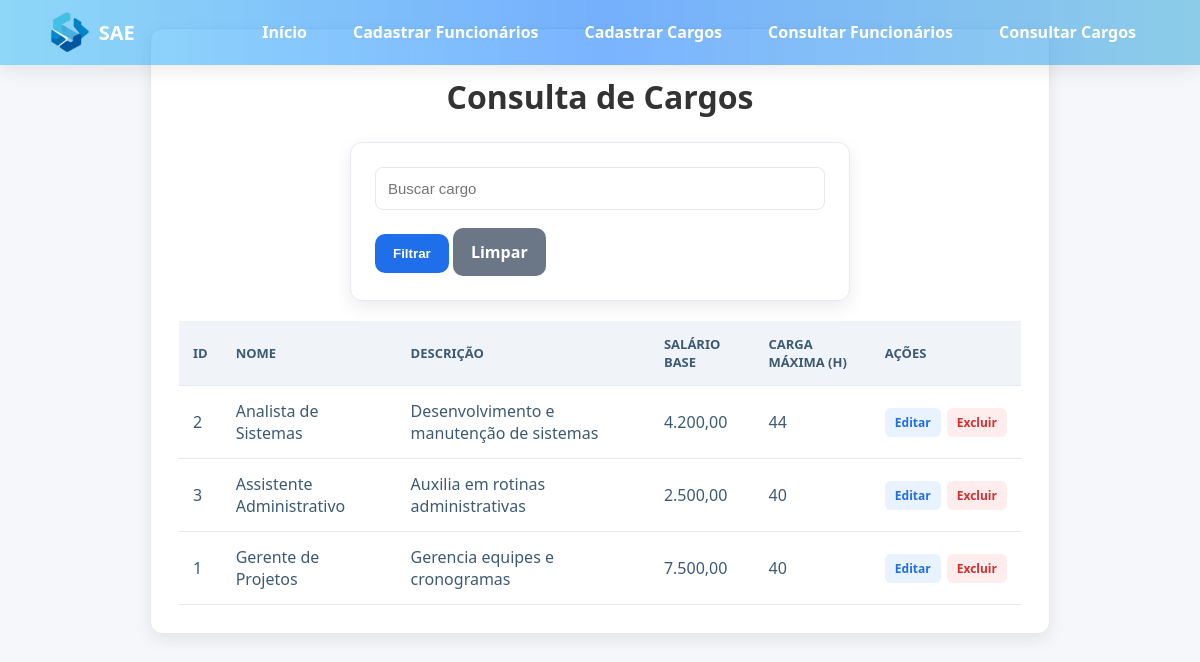
The app's page /consulta_cargos.php with its own data.
### tables this page shows
CREATE TABLE cargos (
    id_cargo INT AUTO_INCREMENT PRIMARY KEY,
    nome_cargo VARCHAR(100) NOT NULL UNIQUE, 
    descricao TEXT,
    salario_base DECIMAL(10,2) NOT NULL,
    carga_horaria_max INT NOT NULL
);

### consulta_cargos.php (the view, shortened to what this page needs)
<?php
require 'conect_bd.php';
include 'header.php';
    ?>
    <?php
$pesquisa = $_GET['pesquisa'] ?? '';
$query = "SELECT * FROM cargos WHERE 1=1";
$query .= " ORDER BY nome_cargo";
$res = $conn->query($query);
?>
<!doctype html>
<html lang="pt-br">
<head>
<link rel="stylesheet" href="style.css">
</head>
<body>
<div class="container">
    <h1>Consulta de Cargos</h1>
    <form method="get" class="filtros">
        <input type="text" name="pesquisa" placeholder="Buscar cargo" value="<?=htmlspecialchars($pesquisa)?>">
        <button type="submit" class="btn-primary">Filtrar</button>
        <a href="consulta_cargos.php" class="btn-primary" style="background:#6b7686;">Limpar</a>
    </form>
    <?php if ($res->num_rows == 0): ?>
        <p style="color:red; text-align:center; font-weight:bold;">⚠️ Nenhum cargo encontrado com os filtros aplicados.</p>
    <?php else: ?>
    <div class="table-container">
        <table>
        <thead>
            <tr>
                <th>ID</th>
                <th>Nome</th>
                <th>Descrição</th>
                <th>Salário Base</th>
                <th>Carga Máxima (h)</th>
                <th>Ações</th>
            </tr>
        </thead>
        <tbody>
        <?php while($c = $res->fetch_assoc()): ?>
        <tr>
            <td><?=$c['id_cargo']?></td>
            <td><?=htmlspecialchars($c['nome_cargo'])?></td>
            <td><?=htmlspecialchars($c['descricao'])?></td>
            <td><?=number_format($c['salario_base'],2,',','.')?></td>
            <td><?=$c['carga_horaria_max']?></td>
            <td>
                <div class="action-buttons">
                    <a href="?editar=<?=$c['id_cargo']?>">Editar</a>
                    <a href="?excluir=<?=$c['id_cargo']?>" onclick="return confirm('Tem certeza que deseja excluir?');">Excluir</a>
                </div>
            </td>
        </tr>
        <?php endwhile; ?>
        </tbody>
        </table>
    </div>
    <?php endif; ?>
</div>
</body>
</html>

### style.css (style rules this page uses)
:root { --bg-page: #f5f7fa; --bg-card: #ffffff; --text-strong: #f8f3f3; --text: #3d5a75; --text-soft: #6b7686; --line: #e5e9ef; --accent: #1f6feb; --danger: #d32f2f; --radius: 12px; --shadow: 0 6px 18px rgba(0,0,0,.08); }
h1 { text-align: center; margin-top: 15px; font-size: 2.em; color: #333; }
* { margin:0;padding:0;box-sizing:border-box; }
body { font-family: 'Segoe UI', Roboto, sans-serif; background: var(--bg-page); color: var(--text); line-height:1.55; }
.container { max-width:900px; margin:28px auto; padding:28px; background:var(--bg-card); border:1px solid var(--line); border-radius:var(--radius); box-shadow:var(--shadow); text-align: center; }
form { background:var(--bg-card); border:1px solid var(--line); padding:24px; border-radius:var(--radius); box-shadow:var(--shadow); max-width:500px; margin:20px auto; text-align: left; }
input,select,textarea { width:100%; padding:12px; border:1px solid var(--line); border-radius:8px; margin-bottom:18px; font-size:15px; }
button,.btn-primary { background:var(--accent); color:#fff; border:none; padding:12px 18px; border-radius:10px; font-weight:700; cursor:pointer; text-decoration:none; display:inline-block; }
.table-container { margin-top:20px; overflow-x:auto; }
table { width:100%; border-collapse:collapse; min-width:600px; }
th,td { padding:14px; border-bottom:1px solid var(--line); text-align:left; }
th { background:#f0f4f8; font-size:13px; text-transform:uppercase; }
.action-buttons { display:flex; gap:6px; }
.action-buttons a { padding:6px 10px; border-radius:6px; font-size:12px; text-decoration:none; font-weight:600; }
.action-buttons a[href*="editar"] { background:#e9f2ff; color:var(--accent); }
.action-buttons a[href*="excluir"] { background:#ffecec; color:var(--danger); }

### records on screen
cargos: id_cargo "2", nome_cargo "Analista de Sistemas", descricao "Desenvolvimento e manutenção de sistemas", salario_base "4.200,00", carga_horaria_max "44"
cargos: id_cargo "3", nome_cargo "Assistente Administrativo", descricao "Auxilia em rotinas administrativas", salario_base "2.500,00", carga_horaria_max "40"
cargos: id_cargo "1", nome_cargo "Gerente de Projetos", descricao "Gerencia equipes e cronogramas", salario_base "7.500,00", carga_horaria_max "40"
